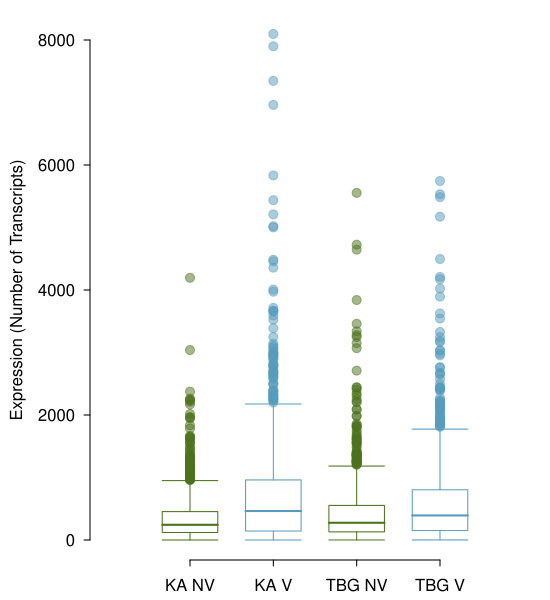

This figure's R source:
library(hddplot)
library(openintro)
data(COL)

data(arenosa)

ka.nv.mean = apply(arenosa[2:4], 1, mean)
ka.v.mean = apply(arenosa[5:7], 1, mean)
tbg.nv.mean = apply(arenosa[8:10], 1, mean)
tbg.v.mean = apply(arenosa[11:13], 1, mean)

myPDF("arenosaBoxplot.pdf", 5.5, 6,
      mar = c(2, 4.5, 1, 0.5),
      mgp = c(3.2, 0.75, 0))

boxPlot(ka.nv.mean,
        xlim = c(0, 5),
        ylab = 'Expression (Number of Transcripts)',
        ylim = c(0, 8000),
        lcol = "#00000000",
        col = "#00000000")
boxPlot(ka.nv.mean,
        lcol = COL[2],
        col = COL[2,3],
        add = 1)
boxPlot(ka.v.mean,
        lcol = COL[1],
        col = COL[1,3],
        add = 2)
boxPlot(tbg.nv.mean,
        lcol = COL[2],
        col = COL[2,3],
        add = 3)
boxPlot(tbg.v.mean,
        lcol = COL[1],
        col = COL[1,3],
        add = 4)
axis(1, at = 1:4, labels = c("KA NV", "KA V", "TBG NV", "TBG V"))

dev.off()
